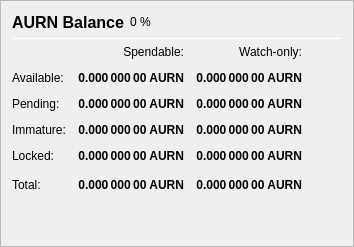
                   <widget class="QFrame" name="frame_Balances">
                    <property name="frameShape">
                     <enum>QFrame::StyledPanel</enum>
                    </property>
                    <property name="frameShadow">
                     <enum>QFrame::Raised</enum>
                    </property>
                    <layout class="QVBoxLayout" name="verticalLayout_4">
                     <item>
                      <layout class="QHBoxLayout" name="horizontalLayout_4">
                       <item>
                        <widget class="QLabel" name="label_5">
                         <property name="minimumSize">
                          <size>
                           <width>0</width>
                           <height>20</height>
                          </size>
                         </property>
                         <property name="font">
                          <font>
                           <pointsize>12</pointsize>
                           <weight>75</weight>
                           <bold>true</bold>
                          </font>
                         </property>
                         <property name="text">
                          <string>AURN Balance</string>
                         </property>
                        </widget>
                       </item>
                       <item>
                        <widget class="QLabel" name="labelPIVPercent">
                         <property name="text">
                          <string notr="true">0 %</string>
                         </property>
                        </widget>
                       </item>
                       <item>
                        <spacer name="horizontalSpacer_3">
                         <property name="orientation">
                          <enum>Qt::Horizontal</enum>
                         </property>
                         <property name="sizeHint" stdset="0">
                          <size>
                           <width>40</width>
                           <height>20</height>
                          </size>
                         </property>
                        </spacer>
                       </item>
                      </layout>
                     </item>
                     <item>
                      <widget class="Line" name="line_Balance">
                       <property name="minimumSize">
                        <size>
                         <width>0</width>
                         <height>1</height>
                        </size>
                       </property>
                       <property name="maximumSize">
                        <size>
                         <width>16777215</width>
                         <height>1</height>
                        </size>
                       </property>
                       <property name="orientation">
                        <enum>Qt::Horizontal</enum>
                       </property>
                      </widget>
                     </item>
                     <item>
                      <layout class="QGridLayout" name="gridLayout">
                       <property name="spacing">
                        <number>12</number>
                       </property>
                       <item row="0" column="1">
                        <widget class="QLabel" name="labelSpendable">
                         <property name="text">
                          <string>Spendable:</string>
                         </property>
                         <property name="alignment">
                          <set>Qt::AlignRight|Qt::AlignTrailing|Qt::AlignVCenter</set>
                         </property>
                        </widget>
                       </item>
                       <item row="0" column="2">
                        <widget class="QLabel" name="labelWatchonly">
                         <property name="text">
                          <string>Watch-only:</string>
                         </property>
                         <property name="alignment">
                          <set>Qt::AlignRight|Qt::AlignTrailing|Qt::AlignVCenter</set>
                         </property>
                        </widget>
                       </item>
                       <item row="1" column="0">
                        <widget class="QLabel" name="labelBalanceText">
                         <property name="text">
                          <string>Available:</string>
                         </property>
                        </widget>
                       </item>
                       <item row="1" column="1">
                        <widget class="QLabel" name="labelBalance">
                         <property name="font">
                          <font>
                           <weight>75</weight>
                           <bold>true</bold>
                          </font>
                         </property>
                         <property name="cursor">
                          <cursorShape>IBeamCursor</cursorShape>
                         </property>
                         <property name="toolTip">
                          <string>Your current spendable balance</string>
                         </property>
                         <property name="text">
                          <string notr="true">0.000 000 00 AURN</string>
                         </property>
                         <property name="alignment">
                          <set>Qt::AlignRight|Qt::AlignTrailing|Qt::AlignVCenter</set>
                         </property>
                         <property name="textInteractionFlags">
                          <set>Qt::LinksAccessibleByMouse|Qt::TextSelectableByKeyboard|Qt::TextSelectableByMouse</set>
                         </property>
                        </widget>
                       </item>
                       <item row="1" column="2">
                        <widget class="QLabel" name="labelWatchAvailable">
                         <property name="font">
                          <font>
                           <weight>75</weight>
                           <bold>true</bold>
                          </font>
                         </property>
                         <property name="cursor">
                          <cursorShape>IBeamCursor</cursorShape>
                         </property>
                         <property name="toolTip">
                          <string>Your current balance in watch-only addresses</string>
                         </property>
                         <property name="text">
                          <string notr="true">0.000 000 00 AURN</string>
                         </property>
                         <property name="alignment">
                          <set>Qt::AlignRight|Qt::AlignTrailing|Qt::AlignVCenter</set>
                         </property>
                         <property name="textInteractionFlags">
                          <set>Qt::LinksAccessibleByMouse|Qt::TextSelectableByKeyboard|Qt::TextSelectableByMouse</set>
                         </property>
                        </widget>
                       </item>
                       <item row="2" column="0">
                        <widget class="QLabel" name="labelPendingText">
                         <property name="text">
                          <string>Pending:</string>
                         </property>
                        </widget>
                       </item>
                       <item row="2" column="1">
                        <widget class="QLabel" name="labelUnconfirmed">
                         <property name="font">
                          <font>
                           <weight>75</weight>
                           <bold>true</bold>
                          </font>
                         </property>
                         <property name="cursor">
                          <cursorShape>IBeamCursor</cursorShape>
                         </property>
                         <property name="toolTip">
                          <string>Total of transactions that have yet to be confirmed, and do not yet count toward the spendable balance</string>
                         </property>
                         <property name="text">
                          <string notr="true">0.000 000 00 AURN</string>
                         </property>
                         <property name="alignment">
                          <set>Qt::AlignRight|Qt::AlignTrailing|Qt::AlignVCenter</set>
                         </property>
                         <property name="textInteractionFlags">
                          <set>Qt::LinksAccessibleByMouse|Qt::TextSelectableByKeyboard|Qt::TextSelectableByMouse</set>
                         </property>
                        </widget>
                       </item>
                       <item row="2" column="2">
                        <widget class="QLabel" name="labelWatchPending">
                         <property name="font">
                          <font>
                           <weight>75</weight>
                           <bold>true</bold>
                          </font>
                         </property>
                         <property name="cursor">
                          <cursorShape>IBeamCursor</cursorShape>
                         </property>
                         <property name="toolTip">
                          <string>Unconfirmed transactions to watch-only addresses</string>
                         </property>
                         <property name="text">
                          <string notr="true">0.000 000 00 AURN</string>
                         </property>
                         <property name="alignment">
                          <set>Qt::AlignRight|Qt::AlignTrailing|Qt::AlignVCenter</set>
                         </property>
                         <property name="textInteractionFlags">
                          <set>Qt::LinksAccessibleByMouse|Qt::TextSelectableByKeyboard|Qt::TextSelectableByMouse</set>
                         </property>
                        </widget>
                       </item>
                       <item row="3" column="0">
                        <widget class="QLabel" name="labelImmatureText">
                         <property name="text">
                          <string>Immature:</string>
                         </property>
                        </widget>
                       </item>
                       <item row="3" column="1">
                        <widget class="QLabel" name="labelImmature">
                         <property name="font">
                          <font>
                           <weight>75</weight>
                           <bold>true</bold>
                          </font>
                         </property>
                         <property name="cursor">
                          <cursorShape>IBeamCursor</cursorShape>
                         </property>
                         <property name="toolTip">
                          <string>Staked or masternode rewards that has not yet matured</string>
                         </property>
                         <property name="text">
                          <string notr="true">0.000 000 00 AURN</string>
                         </property>
                         <property name="alignment">
                          <set>Qt::AlignRight|Qt::AlignTrailing|Qt::AlignVCenter</set>
                         </property>
                         <property name="textInteractionFlags">
                          <set>Qt::LinksAccessibleByMouse|Qt::TextSelectableByKeyboard|Qt::TextSelectableByMouse</set>
                         </property>
                        </widget>
                       </item>
                       <item row="3" column="2">
                        <widget class="QLabel" name="labelWatchImmature">
                         <property name="font">
                          <font>
                           <weight>75</weight>
                           <bold>true</bold>
                          </font>
                         </property>
                         <property name="cursor">
                          <cursorShape>IBeamCursor</cursorShape>
                         </property>
                         <property name="toolTip">
                          <string>Staked or masternode rewards in watch-only addresses that has not yet matured</string>
                         </property>
                         <property name="text">
                          <string notr="true">0.000 000 00 AURN</string>
                         </property>
                         <property name="alignment">
                          <set>Qt::AlignRight|Qt::AlignTrailing|Qt::AlignVCenter</set>
                         </property>
                         <property name="textInteractionFlags">
                          <set>Qt::LinksAccessibleByMouse|Qt::TextSelectableByKeyboard|Qt::TextSelectableByMouse</set>
                         </property>
                        </widget>
                       </item>
                       <item row="4" column="0">
                        <widget class="QLabel" name="labelLockedBalanceText">
                         <property name="toolTip">
                          <string>Locked AURN or Masternode collaterals. These are excluded from zAURN minting.</string>
                         </property>
                         <property name="text">
                          <string>Locked:</string>
                         </property>
                        </widget>
                       </item>
                       <item row="4" column="1">
                        <widget class="QLabel" name="labelLockedBalance">
                         <property name="font">
                          <font>
                           <weight>75</weight>
                           <bold>true</bold>
                          </font>
                         </property>
                         <property name="cursor">
                          <cursorShape>IBeamCursor</cursorShape>
                         </property>
                         <property name="toolTip">
                          <string>Locked AURN or Masternode collaterals. These are excluded from zAURN minting.</string>
                         </property>
                         <property name="text">
                          <string notr="true">0.000 000 00 AURN</string>
                         </property>
                         <property name="alignment">
                          <set>Qt::AlignRight|Qt::AlignTrailing|Qt::AlignVCenter</set>
                         </property>
                         <property name="textInteractionFlags">
                          <set>Qt::LinksAccessibleByMouse|Qt::TextSelectableByKeyboard|Qt::TextSelectableByMouse</set>
                         </property>
                        </widget>
                       </item>
                       <item row="4" column="2">
                        <widget class="QLabel" name="labelWatchLocked">
                         <property name="font">
                          <font>
                           <weight>75</weight>
                           <bold>true</bold>
                          </font>
                         </property>
                         <property name="cursor">
                          <cursorShape>IBeamCursor</cursorShape>
                         </property>
                         <property name="toolTip">
                          <string>Current locked balance in watch-only addresses</string>
                         </property>
                         <property name="text">
                          <string notr="true">0.000 000 00 AURN</string>
                         </property>
                         <property name="alignment">
                          <set>Qt::AlignRight|Qt::AlignTrailing|Qt::AlignVCenter</set>
                         </property>
                         <property name="textInteractionFlags">
                          <set>Qt::LinksAccessibleByMouse|Qt::TextSelectableByKeyboard|Qt::TextSelectableByMouse</set>
                         </property>
                        </widget>
                       </item>
                       <item row="5" column="0">
                        <widget class="QLabel" name="labelTotalText">
                         <property name="toolTip">
                          <string>Your current balance, unconfirmed and immature transactions included</string>
                         </property>
                         <property name="text">
                          <string>Total:</string>
                         </property>
                        </widget>
                       </item>
                       <item row="5" column="1">
                        <widget class="QLabel" name="labelTotal">
                         <property name="font">
                          <font>
                           <weight>75</weight>
                           <bold>true</bold>
                          </font>
                         </property>
                         <property name="cursor">
                          <cursorShape>IBeamCursor</cursorShape>
                         </property>
                         <property name="toolTip">
                          <string>Your current balance, unconfirmed and immature transactions included</string>
                         </property>
                         <property name="text">
                          <string notr="true">0.000 000 00 AURN</string>
                         </property>
                         <property name="alignment">
                          <set>Qt::AlignRight|Qt::AlignTrailing|Qt::AlignVCenter</set>
                         </property>
                         <property name="textInteractionFlags">
                          <set>Qt::LinksAccessibleByMouse|Qt::TextSelectableByKeyboard|Qt::TextSelectableByMouse</set>
                         </property>
                        </widget>
                       </item>
                       <item row="5" column="2">
                        <widget class="QLabel" name="labelWatchTotal">
                         <property name="font">
                          <font>
                           <weight>75</weight>
                           <bold>true</bold>
                          </font>
                         </property>
                         <property name="cursor">
                          <cursorShape>IBeamCursor</cursorShape>
                         </property>
                         <property name="toolTip">
                          <string>Current total balance in watch-only addresses</string>
                         </property>
                         <property name="text">
                          <string notr="true">0.000 000 00 AURN</string>
                         </property>
                         <property name="alignment">
                          <set>Qt::AlignRight|Qt::AlignTrailing|Qt::AlignVCenter</set>
                         </property>
                         <property name="textInteractionFlags">
                          <set>Qt::LinksAccessibleByMouse|Qt::TextSelectableByKeyboard|Qt::TextSelectableByMouse</set>
                         </property>
                        </widget>
                       </item>
                       <item row="5" column="3">
                        <spacer name="horizontalSpacer_9">
                         <property name="orientation">
                          <enum>Qt::Horizontal</enum>
                         </property>
                         <property name="sizeHint" stdset="0">
                          <size>
                           <width>40</width>
                           <height>20</height>
                          </size>
                         </property>
                        </spacer>
                       </item>
                      </layout>
                     </item>
                     <item>
                      <spacer name="verticalSpacer_3">
                       <property name="orientation">
                        <enum>Qt::Vertical</enum>
                       </property>
                       <property name="sizeHint" stdset="0">
                        <size>
                         <width>20</width>
                         <height>40</height>
                        </size>
                       </property>
                      </spacer>
                     </item>
                    </layout>
                   </widget>
